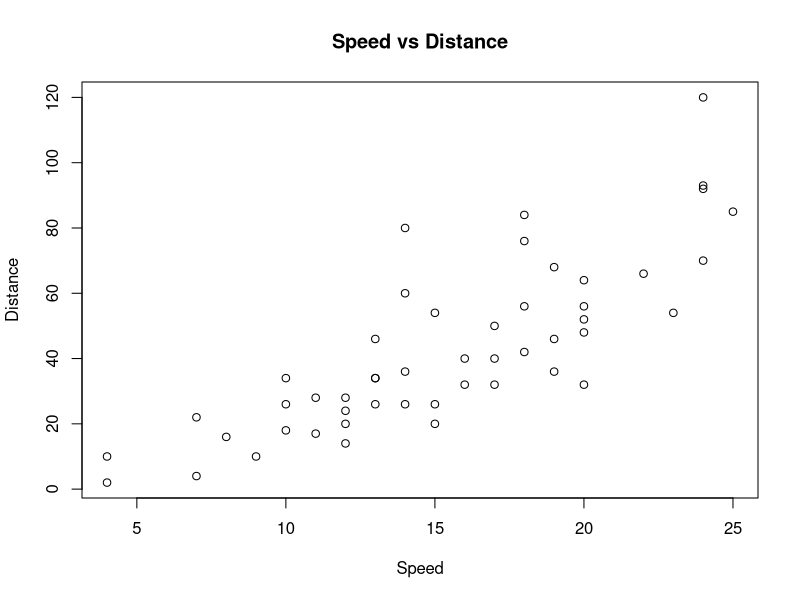

Here is the R script that generated this plot:
## ---- chunk 1
plot(cars$speed, cars$dist,
     main = "Speed vs Distance",
     xlab = "Speed",
     ylab = "Distance")
